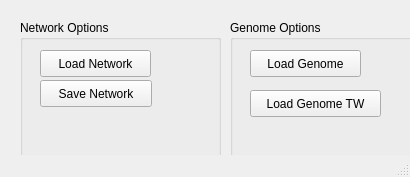
<?xml version="1.0" encoding="UTF-8"?>
<ui version="4.0">
 <class>CNNControl</class>
 <widget class="QMainWindow" name="CNNControl">
  <property name="geometry">
   <rect>
    <x>0</x>
    <y>0</y>
    <width>410</width>
    <height>177</height>
   </rect>
  </property>
  <property name="windowTitle">
   <string>CNNControl</string>
  </property>
  <widget class="QWidget" name="centralwidget">
   <widget class="QGroupBox" name="groupBox">
    <property name="geometry">
     <rect>
      <x>20</x>
      <y>20</y>
      <width>201</width>
      <height>171</height>
     </rect>
    </property>
    <property name="title">
     <string>Network Options</string>
    </property>
    <widget class="QPushButton" name="but_OpenCNN">
     <property name="geometry">
      <rect>
       <x>20</x>
       <y>30</y>
       <width>111</width>
       <height>27</height>
      </rect>
     </property>
     <property name="text">
      <string>Load Network</string>
     </property>
    </widget>
    <widget class="QPushButton" name="but_SaveCNN">
     <property name="geometry">
      <rect>
       <x>20</x>
       <y>60</y>
       <width>112</width>
       <height>27</height>
      </rect>
     </property>
     <property name="text">
      <string>Save Network</string>
     </property>
    </widget>
   </widget>
   <widget class="QGroupBox" name="groupBox_2">
    <property name="geometry">
     <rect>
      <x>230</x>
      <y>20</y>
      <width>231</width>
      <height>171</height>
     </rect>
    </property>
    <property name="title">
     <string>Genome Options</string>
    </property>
    <widget class="QPushButton" name="but_LoadGenome">
     <property name="geometry">
      <rect>
       <x>20</x>
       <y>30</y>
       <width>111</width>
       <height>27</height>
      </rect>
     </property>
     <property name="text">
      <string>Load Genome</string>
     </property>
    </widget>
    <widget class="QPushButton" name="but_LoadGenome_2">
     <property name="geometry">
      <rect>
       <x>10</x>
       <y>170</y>
       <width>111</width>
       <height>27</height>
      </rect>
     </property>
     <property name="text">
      <string>Load Genome</string>
     </property>
    </widget>
    <widget class="QPushButton" name="but_LoadGenome_TW">
     <property name="geometry">
      <rect>
       <x>20</x>
       <y>70</y>
       <width>131</width>
       <height>27</height>
      </rect>
     </property>
     <property name="text">
      <string>Load Genome TW</string>
     </property>
    </widget>
   </widget>
  </widget>
  <widget class="QMenuBar" name="menubar">
   <property name="geometry">
    <rect>
     <x>0</x>
     <y>0</y>
     <width>410</width>
     <height>25</height>
    </rect>
   </property>
  </widget>
  <widget class="QStatusBar" name="statusbar"/>
 </widget>
 <resources/>
 <connections/>
</ui>
